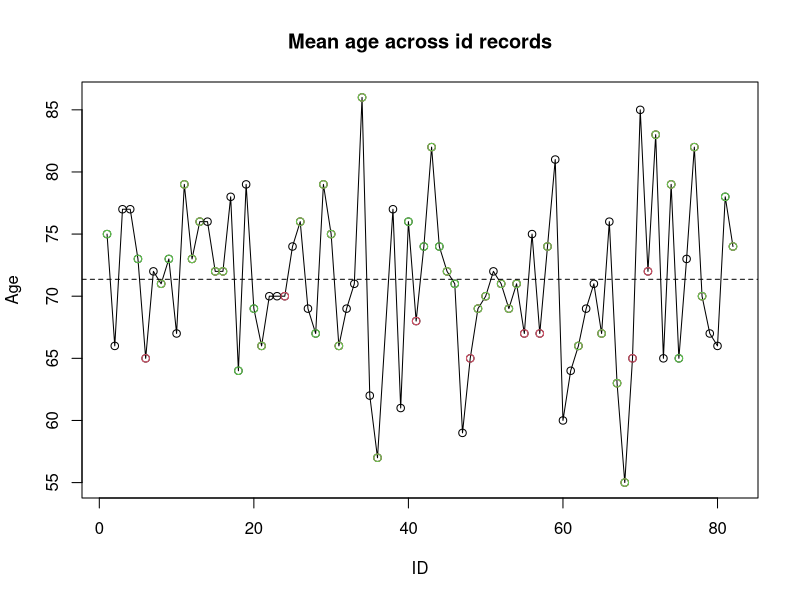
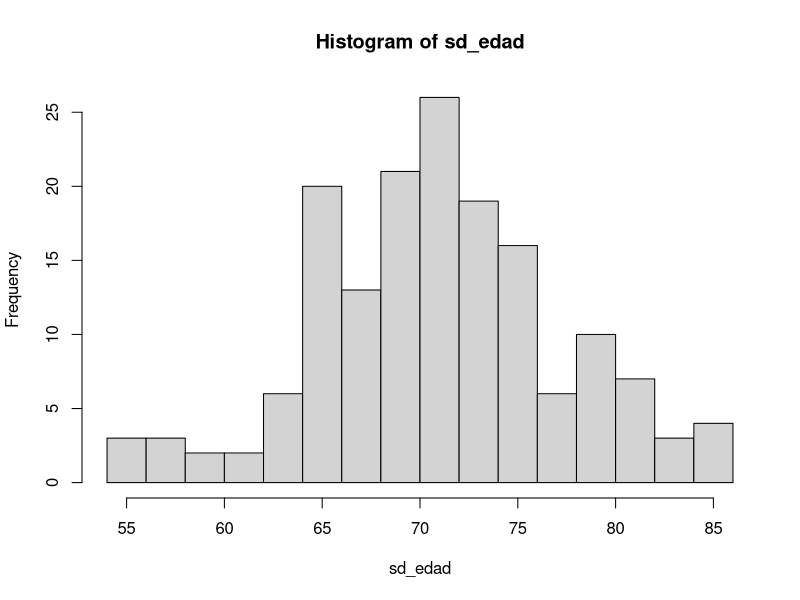

Write R code to recreate these figures, in order. (Note: this script raises an error after producing the figures.)

# Prepare workspace -------------------------------------------------------

library(data.table)

# Import dataset ----------------------------------------------------------

raw <- fread(input = "data-raw/data-raw.csv",
             col.names = readLines("data-raw/helpers/col-names.txt"))


# Variable removing or cleaning -------------------------------------------


## Removing all variables starting with "rm_" as a flag to eliminate those
## variables
raw <- raw[, .SD, .SDcols = grep("rm_", names(raw), value = TRUE, invert = TRUE)]

## Add intervention groups using external lookup table and transform into a
## factor variable
groups <- fread("data-raw/helpers/intervention_groups.csv")
raw <- raw[groups, on = "id_record"]
raw[, trt_group := factor(trt_group, levels = c("Control", "Ejercicio", "Combinado"))]
rm(groups)

## Checking unique values for string variables - searching for entry errors
lapply(raw[, .SD, .SDcols = sapply(raw, is.character)], unique)

raw[, `:=`(
#> id_event_name <- transform to factor
  id_event_name = factor(id_event_name, 
                         levels = c("Fase 0", "Fase 2", "Fase 6"),
                         labels = c("Basal", "2-meses", "6-meses")),
#> id_record <- transform to anonymous ids
  id_record = factor(rleid(id_record))
)]

#> sd_sexo <- change to factor of two levels
raw[, sd_sexo := factor(sd_sexo, levels = c("Femenino", "Masculino"))]

#> sd_presenta_enfermedad_fisica_metabolica <- try to transform to a factor
raw[, `:=`(
  cm_hipertension = grepl("HTA|hipertens", sd_presenta_enfermedad_fisica_metabolica, ignore.case = TRUE),
  cm_dislipidemia = grepl("dislipid|colesterol", sd_presenta_enfermedad_fisica_metabolica, ignore.case = TRUE),
  cm_diabetes = grepl("DM|diabet", sd_presenta_enfermedad_fisica_metabolica, ignore.case = TRUE),
  cm_alguna = grepl(".", sd_presenta_enfermedad_fisica_metabolica, ignore.case = TRUE),
  sd_presenta_enfermedad_fisica_metabolica = NULL
)]

raw[, `:=`(
  cm_hipertension = factor(cm_hipertension, levels = c(T, F), labels = c("Sí", "No")),
  cm_dislipidemia = factor(cm_dislipidemia, levels = c(T, F), labels = c("Sí", "No")),
  cm_diabetes = factor(cm_diabetes, levels = c(T, F), labels = c("Sí", "No")),
  cm_alguna = factor(cm_alguna, levels = c(T, F), labels = c("Sí", "No"))
)]
 
#> sd_presenta_enfermedad_psicologica <- same as with previous
raw[, `:=`(
  cm_depresion = grepl("depres", sd_presenta_enfermedad_psicologica, ignore.case = TRUE),
  cm_ansiedad = grepl("ansied", sd_presenta_enfermedad_psicologica, ignore.case = TRUE),
  sd_presenta_enfermedad_psicologica = NULL
)]

raw[, `:=`(
  cm_depresion = factor(cm_depresion, levels = c(T, F), labels = c("Sí", "No")),
  cm_ansiedad = factor(cm_ansiedad, levels = c(T, F), labels = c("Sí", "No"))
)]

#> gds_q1 to gds_q30 <- standardize as factors of two levels
ind <- grep("gds_q", names(raw), value = TRUE)
raw[, (ind) := lapply(.SD, function(i) {
  i <- gsub("si|sí", "Sí", i, ignore.case = TRUE)
  i <- gsub("no", "No", i, ignore.case = TRUE)
  factor(i, levels = c("Sí", "No"))
}), .SDcols = ind]
rm(ind)

#> sppb_categoria <- standardize as factor
raw[, sppb_categoria := factor(sppb_categoria, 
                               levels = c("Limitación mínima o sin limitación (AUTÓNOMO)", "Limitación leve (Frágil-Prefrágil)", "Limitación moderada (Frágil)"),
                               labels = c("Autónomo", "Pre-Frágil", "Frágil"))]

#> spaq_patron_verano/invierno <- standardize as factors of two levels
raw[, spaq_patron_verano := factor(spaq_patron_verano, levels = c("Sí", "No"))]
raw[, spaq_patron_invierno := factor(spaq_patron_invierno, levels = c("Sí", "No"))]

#> spaq_patron_estacional <- standardize as factors of four levels
raw[, spaq_patron_estacional := factor(spaq_patron_estacional, 
                                       levels = c("Ausencia", "Ambos", 
                                                  "Patrón verano",
                                                  "Patrón invierno"))]

#> spaq_ssi <- standardize as factor of three levels
raw[, spaq_ssi := factor(spaq_ssi, levels = c("Puntaje promedio", "Winter blues", "SAD"))]

#> spaq_severidad <- standardize as ordered factor
raw[, spaq_severidad := factor(spaq_severidad, 
                               levels = c("No es problema", "Leve", "Moderado", 
                                          "Importante", "Severo"))]

#> bai_categoria <- standardize as ordered factor
raw[, bai_categoria := factor(bai_categoria, levels = c("Muy baja", "Moderada", "Severa"))]

#> katz_q1 to katz_q6 <- standardize as factor of two levels
ind <- grep("katz_q", names(raw), ignore.case = TRUE, value = TRUE)
raw[, (ind) := lapply(.SD, function(i) {
  factor(i, levels = c("Independiente", "Dependiente"))
}), .SDcols = ind]
rm(ind)

#> katz_categoria <- standardize as ordered factor
raw[, katz_categoria := factor(katz_categoria, 
                               levels = c("A (Independiente en todas las funciones)", "B (Independiente en todas las funciones menos en una cualquiera)", 
                                          "C (Independiente en todas las funciones menos en el baño y en otra una cualquiera)"),
                               labels = c("Independiente", "Excepto en una función", "Excepto en dos funciones"))]

#> tm_categoria <- standardize as factor
raw[, tm_categoria := factor(tm_categoria, 
                             levels = c("BAJO RANGO", "NORMAL", "ALTO RANGO"),
                             labels = c("Bajo", "Normal", "Alto"))]

#> cc_imc_categoria <- standardize as ordered factor
raw[, cc_imc_categoria := factor(cc_imc_categoria, 
                                 levels = c("Peso normal", "Sobrepeso", "Obeso"),
                                 ordered = TRUE)]

## Function to change missformated numbers into numeric format
text_to_number <- function(x, remove_dash = TRUE) {
  x[grepl("[A-Za-z]", x) | nchar(x) == 0] <- NA
  x <- gsub("\\,", "\\.", x)
  if (remove_dash) {
    x <- gsub("\\-|\\*", "", x)
  }
  x <- as.numeric(x)
}

#> cc_grasa_total_porcentaje <- change into number, remove text and commas
raw[, cc_grasa_total_porcentaje := text_to_number(cc_grasa_total_porcentaje)]

#> cc_grasa_pierna_izquierda_porcentaje <- change into number and remove commas
raw[, cc_grasa_pierna_izquierda_porcentaje := text_to_number(cc_grasa_pierna_izquierda_porcentaje)]

#> cc_grasa_torso_porcentaje <- change to number
raw[, cc_grasa_torso_porcentaje := text_to_number(cc_grasa_torso_porcentaje)]

#> cc_masa_muscular_brazo_derecho <- change into number and remove commas
raw[, cc_masa_muscular_brazo_derecho := text_to_number(cc_masa_muscular_brazo_derecho)]

#> cc_peso_corporal <- change to number
raw[, cc_peso_corporal := text_to_number(cc_peso_corporal)]

#> cc_masa_osea_porcentaje <- change to number
raw[, cc_masa_osea_porcentaje := text_to_number(cc_masa_osea_porcentaje)]

#> cc_edad_calculada <- change to number
raw[, cc_edad_calculada := text_to_number(cc_edad_calculada)]

#> hrv_pns_pre <- change to number
raw[, hrv_pns_pre := text_to_number(hrv_pns_pre, remove_dash = FALSE)]

#> hrv_sns_pre <- change to number
raw[, hrv_sns_pre := text_to_number(hrv_sns_pre, remove_dash = FALSE)]

#> hrv_rmssd_peri <- change to number
raw[, hrv_rmssd_peri := gsub("\\-", "\\.", hrv_rmssd_peri)]
raw[, hrv_rmssd_peri := text_to_number(hrv_rmssd_peri, remove_dash = FALSE)]

#> hrv_pns_peri <- change to number
raw[, hrv_pns_peri := text_to_number(hrv_pns_peri, remove_dash = FALSE)]

#> hrv_pns_post <- change to number
raw[, hrv_pns_post := text_to_number(hrv_pns_post, remove_dash = FALSE)]

#> hrv_sns_post <- change to number
raw[, hrv_sns_post := text_to_number(hrv_sns_post, remove_dash = FALSE)]

#> bdnf_concentracion <- change to number
raw[, bdnf_concentracion := text_to_number(bdnf_concentracion, remove_dash = FALSE)]

rm(text_to_number)

## Re-checking the dataset
lapply(raw[, .SD, .SDcols = sapply(raw, is.character)], unique)
#> No further missclassified variables


# Cleaning missing or conflicting observations ----------------------------

## Use the minimum registered age for each participant id
age_per_id <- raw[, list(
  sd_edad = fifelse(
    test = all(is.na(sd_edad)), # Test if all age is missing
    yes = NA_real_, # If it is, then use NA
    no = trunc(mean(sd_edad, na.rm = TRUE)) # Otherwise use the minimum of recorded age
  )), keyby = .(id_record)] # For each person
raw[, sd_edad := NULL]
mindfulness <- raw[age_per_id, on = "id_record"]
rm(age_per_id, raw)

## Correcting mislabeled sex
mindfulness[id_record == 72, sd_sexo := "Masculino"]

## Repeat assigned sex to each participant for missing rows
sex_per_id <- mindfulness[, list(sd_sexo = unique(sd_sexo)), id_record][!is.na(sd_sexo)]
mindfulness <- mindfulness[,-c("sd_sexo")][sex_per_id, on = "id_record"]
rm(sex_per_id)

## Remove completely empty observations
mindfulness <- mindfulness[id_record != 37]

## Remove empty baseline observations
mindfulness <- mindfulness[id_event_name != "Basal" | !is.na(gds_total)]


# Checking consistency ----------------------------------------------------

## Age across event name
mindfulness[, plot(sd_edad ~ as.numeric(id_record), 
                   col = id_event_name, 
                   type = "o",
                   main = "Mean age across id records",
                   ylab = "Age", xlab = "ID")]
abline(h = mindfulness$sd_edad |> mean(na.rm = TRUE), lty = 2) # mean age
mindfulness[, hist(sd_edad, breaks = 20)]

## Function to standardize variables (z-scoring)
z_score <- function(i) {
  if (!is.numeric(i)) return(i)
  (i - mean(i, na.rm = TRUE)) / sd(i, na.rm = TRUE)
}

## Check standardized numeric variables (z-scores)
std_vars <- mindfulness[, lapply(.SD, z_score), .SDcols = grepl("^id|^cc|^hrv|^cv", names(mindfulness))]

## Select those observations with 3 SD above or below the mean
ind <- which(std_vars[,-c(1:2)] > 6, arr.ind = T)

rows <- unique(ind[, 1]) 
cols <- unique(ind[, 2]) + 2

(outliers <- std_vars[rows, .SD, .SDcols = c(1,2, cols)])
#> Extreme values are observed for muscle mass and visceral fat
#> specifically id_records 43 and 68, possibly entry errors
#> Other outliers were spotted on hrv parameters for id 11

## Inspecting the values in the original scale (not standardized)
mindfulness[rows][id_record %in% outliers$id_record, .SD, .SDcols = names(outliers)]

## Changing the entry errors
mindfulness[id_record == 43 & id_event_name == "6-meses", cc_masa_muscular_pierna_derecha := cc_masa_muscular_pierna_derecha / 10]
mindfulness[id_record == 43 & id_event_name == "6-meses", cc_masa_muscular_pierna_izquierda := cc_masa_muscular_pierna_izquierda / 10]
mindfulness[id_record == 68 & id_event_name == "2-meses", cc_grasa_visceral_porcentaje := 11]

## Removing extreme outliers
### First round
mindfulness[id_record == 11 & id_event_name == "Basal", hrv_vlf_peri := NA]
mindfulness[id_record == 11 & id_event_name == "Basal", hrv_sdnn_post := NA]
mindfulness[id_record == 11 & id_event_name == "Basal", hrv_vlf_post := NA]
mindfulness[id_record == 11 & id_event_name == "Basal", hrv_lf_post := NA]
mindfulness[id_record == 29 & id_event_name == "Basal", hrv_lf_peri := NA]
mindfulness[id_record == 18 & id_event_name == "Basal", hrv_sdnn_post := NA]
mindfulness[id_record == 18 & id_event_name == "Basal", hrv_lf_post := NA]
mindfulness[id_record == 18 & id_event_name == "Basal", hrv_hf_post := NA]

### Second round of removal extreme outliers
mindfulness[id_record == 19 & id_event_name == "Basal", hrv_vlf_peri := NA]
mindfulness[id_record == 14 & id_event_name == "Basal", hrv_lf_peri := NA]
mindfulness[id_record == 48 & id_event_name == "2-meses", hrv_vlf_post := NA]

### Third and final round of removal
mindfulness[id_record == 36 & id_event_name == "Basal", hrv_vlf_peri := NA]
mindfulness[id_record == 36 & id_event_name == "2-meses", hrv_vlf_peri := NA]



### No extreme outliers with z-scores greater than 6 beyond this point
rm(ind, cols, rows, z_score, std_vars, outliers)

# Data export -------------------------------------------------------------

save(mindfulness, file = "data/mindfulness.RData")
fwrite(mindfulness, file = "data-raw/minduflness.csv")
